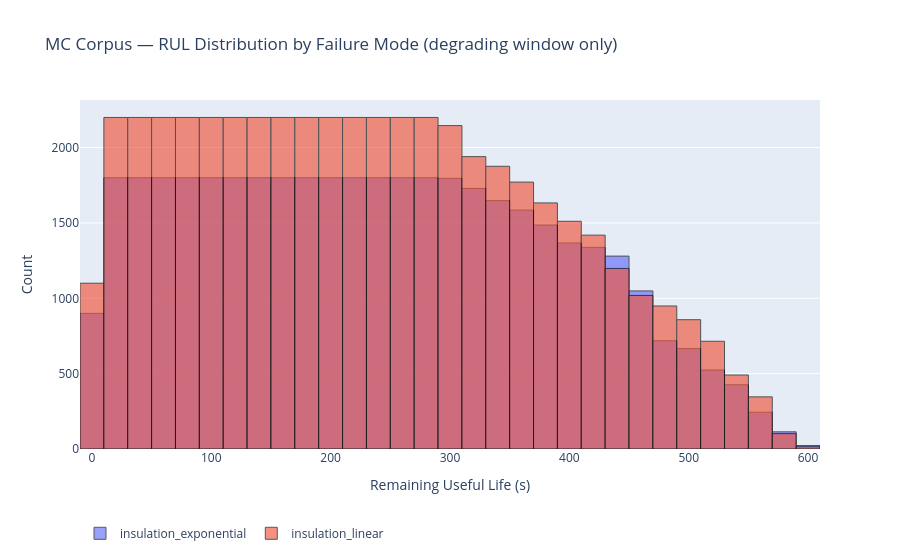

Notebook source saved alongside this figure:
### Code cell
# Show the degrading window only — exclude failed samples (RUL=0) which otherwise
# dominate the histogram and make linear vs exponential indistinguishable.
rul_clipped    = big_corpus.rul.clip(0, 800)
degrading_mask = (
    np.isfinite(rul_clipped)
    & (rul_clipped > 0)                      # exclude failed window
    & (big_corpus.health_index < 1.0)        # exclude pre-onset healthy window
)

fig_rul = go.Figure()
for mode in sorted(set(big_corpus.failure_mode.tolist())):
    mask = (big_corpus.failure_mode == mode) & degrading_mask
    if mask.sum() == 0:
        continue
    fig_rul.add_trace(go.Histogram(
        x=rul_clipped[mask], nbinsx=40, name=mode, opacity=0.65,
        marker=dict(
                line=dict(
                    color='black',          # Edge (outline) color
                    width=1                 # Edge line width
                )
        )
    ))
fig_rul.update_layout(
    title='MC Corpus — RUL Distribution by Failure Mode (degrading window only)',
    xaxis_title='Remaining Useful Life (s)',
    yaxis_title='Count',
    barmode='overlay',
    legend={'orientation': 'h', 'y': -0.2},
)
fig_rul.show()
fig_rul.write_image(str(IMG_DIR / 'pdm_rul_distribution.png'), width=900, height=500, scale=2)

### Figure 1 — Plotly figure (JSON) as saved in the notebook; plotly's stock layout.template omitted (floating-point values rounded to 4 significant figures; data arrays with more than 128 entries replaced by an {"elided": "..."} marker saying what was removed)
{"data": [{"marker": {"line": {"color": "black", "width": 1}}, "name": "insulation_exponential", "nbinsx": 40, "opacity": 0.65, "type": "histogram", "x": {"elided": "42093 float values"}}, {"marker": {"line": {"color": "black", "width": 1}}, "name": "insulation_linear", "nbinsx": 40, "opacity": 0.65, "type": "histogram", "x": {"elided": "49889 float values"}}], "layout": {"barmode": "overlay", "legend": {"orientation": "h", "y": -0.2}, "title": {"text": "MC Corpus — RUL Distribution by Failure Mode (degrading window only)"}, "xaxis": {"title": {"text": "Remaining Useful Life (s)"}}, "yaxis": {"title": {"text": "Count"}}}}
